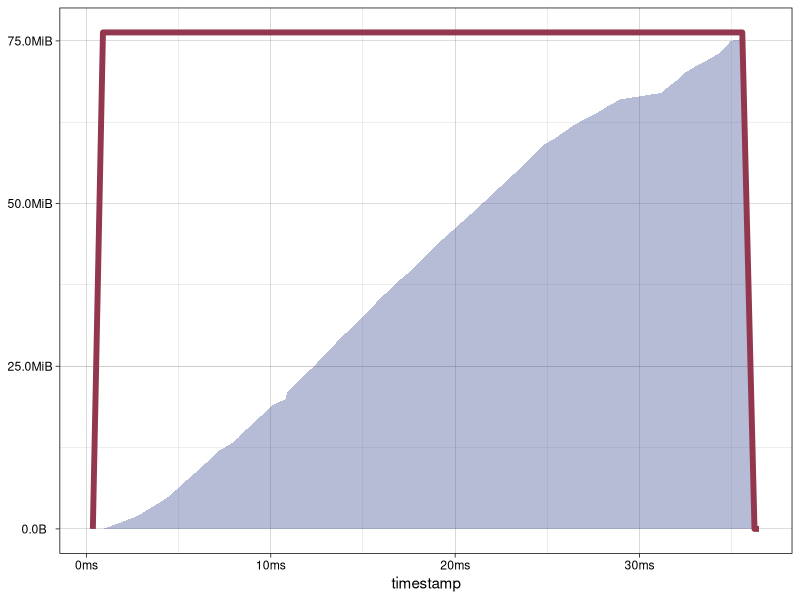

Write the R code that produced this figure.
## ---- chunk 1
knitr::opts_chunk$set(echo = TRUE)
## ---- chunk 2
library(dplyr)
library(readr)
library(ggplot2)
library(gdata)
library(scales)
## ---- chunk 3
KB <- function(x) { x * 1024 }
MB <- function(x) { x * 1024 * 1024 }
GB <- function(x) { x * 1024 * 1024 * 1024 }

# labels_nanoseconds <- function(x) {
#   ifelse(abs(x) < 1000, paste0(x, "ns"),
#          ifelse(abs(x) < 1000 * 1000, paste0(x, "µs"), 
#                 ifelse(x < 1000 * 1000, paste0(x, "ms"))
#                 )
#   )
# }
## ---- chunk 4
data <- read_csv("membench.csv")
## ---- chunk 5
ggplot(data, aes(x=timestamp)) + 
  geom_area(aes(y=memory_usage), fill="#4A5899", alpha=0.4) +
  geom_line(aes(y=intended_memory_usage), color="#92374D", size=2) +
  theme_linedraw() + 
  scale_y_continuous(breaks=MB(25*(0:3)), labels = function(x) humanReadable(x, standard = "IEC", sep = "")) +
  scale_x_continuous(labels = function(x) paste0(floor(x / 1000 / 1000), "ms")) +
  geom_area(aes(y=disk_usage), fill="#8C5383") +
  theme(axis.title.y = element_blank())
  
  #geom_line(aes(y=memory_usage)) #+ geom_line(aes(y=disk_usage)) #+ geom_line(aes(y=intended_memory_usage)) + geom_line(aes(y=apparent_memory_usage))
